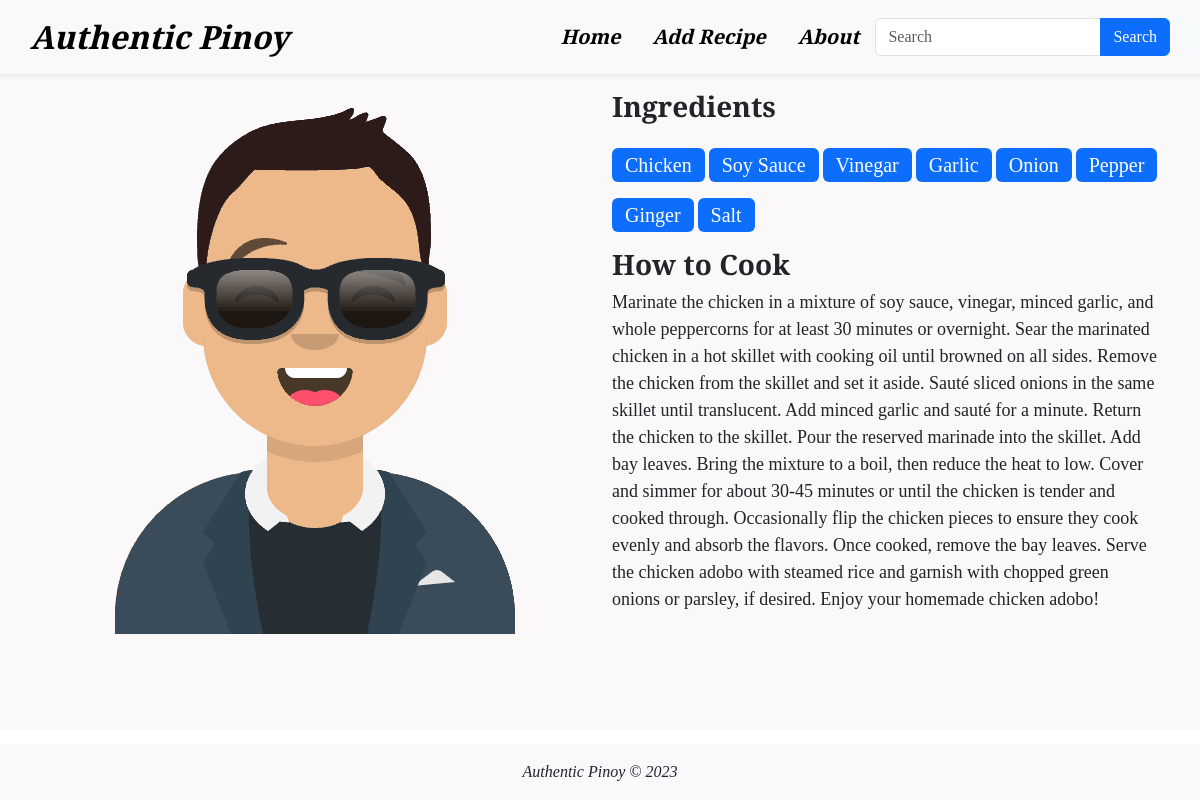
Page /recipe/1/ on the committed database.
### recipe/models.py (models this page shows, shortened)
class Recipe(models.Model):
       def fileName(instance, filename):
              return '/'.join(['recipe', str(instance.recipe_name), filename])
       recipe_name = models.CharField(max_length=200)
       recipe_image = models.ImageField(upload_to=fileName, blank=True, null=True)
       recipe_description = models.CharField(max_length=500)
       recipe_ingredients = models.CharField(max_length=500)
       recipe_instructions = models.TextField(max_length=1000, null=True, blank=True)
       date_created = models.DateTimeField(auto_now_add=True)

### recipe/views.py (the view)
# urls.py: path('recipe/<str:id>/', RecipeView.as_view(), name='recipe'),
class RecipeView(View):
    def get(self, request, id):
        qs = Recipe.objects.get(id=id)
        context = {
            'data' : qs,
            'ingredients': qs.recipe_ingredients.split(','),
        }
        return render(request, 'recipe/recipe.html', context)

### templates/recipe/recipe.html (shortened to what this page needs)
{% extends '../base/base.html' %}
{% block content %}
<div class="row mb-5">
     <div class="col-lg text-center">
          <img
               class="img-fluid"
               src="{{data.recipe_image.url}}"
               alt="recipe_image" />
     </div>
     <div class="col-lg">
          <div class="mt-3">
               <h3 class="fw-bold">Ingredients</h3>
               {% for ingredient in ingredients %}
               <span class="badge bg-primary fs-5 mt-3 fw-light"
                    >{{ ingredient }}</span
               >
               {% endfor %}
          </div>
          <div class="mt-3">
               <h3 class="fw-bold">How to Cook</h3>
               <p style="font-size: 18px">{{ data.recipe_instructions }}</p>
          </div>
     </div>
</div>
{% endblock %}

### static/styles/base/initial_styles.css (style rules this page uses)
*, html { margin: 0; padding: 0; box-sizing: border-box; font-family: "Cormorant Garamond", serif; }

### rows in the picture
Recipe: recipe_image (picture), recipe_instructions "Marinate the chicken in a mixture of soy sauce, vinegar, minced garlic, and whole peppercorns for at least 30 minutes or overnight. Sear the marinated chicken in a hot skillet with cooking oil until browned on all sides. Remove the chicken from the skillet and set it aside. Sauté sliced onions in the same skillet until translucent. Add minced garlic and sauté for a minute. Return the chicken to the skillet. Pour the reserved marinade into the skillet. Add bay leaves. Bring the mixture to a boil, then reduce the heat to low. Cover and simmer for about 30-45 minutes or until the chicken is tender and cooked through. Occasionally flip the chicken pieces to ensure they cook evenly and absorb…"

### other values in the picture
{{ ingredient }} "Chicken" "Soy Sauce" "Vinegar" "Garlic" "Onion" "Pepper" "Ginger" "Salt"
